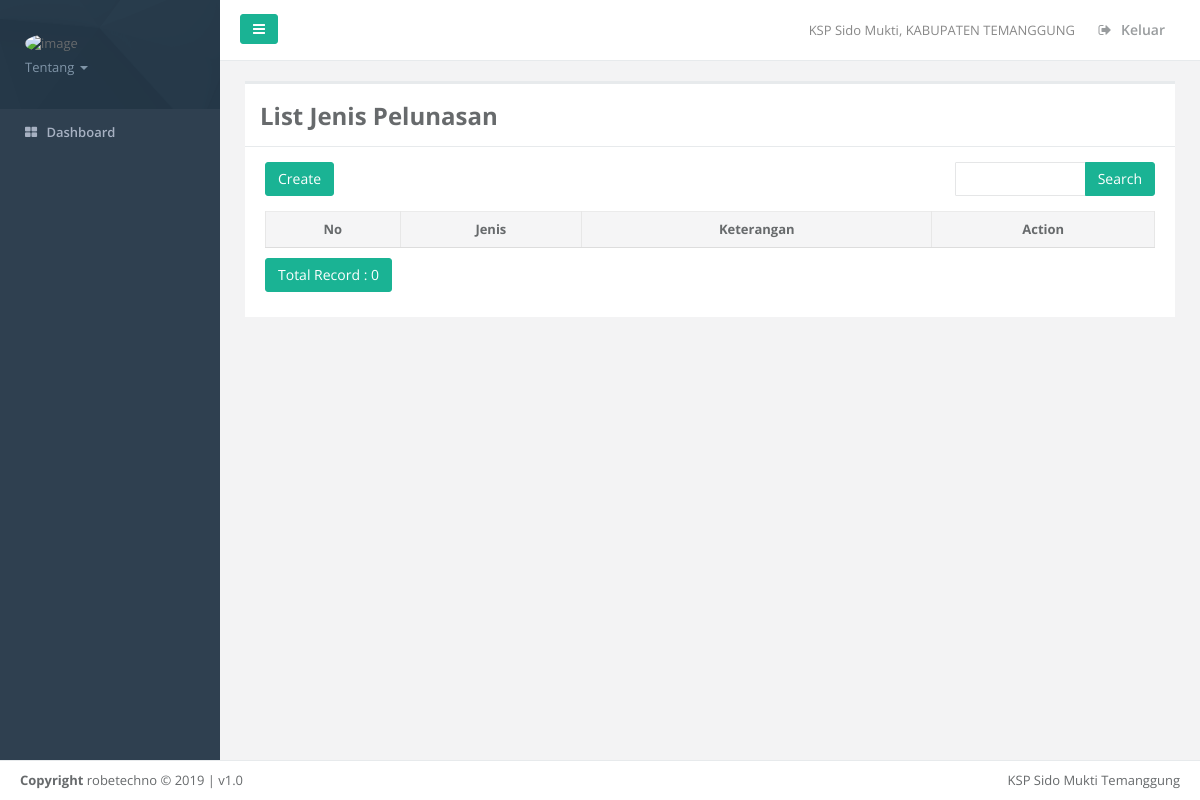
Page /index.php/jenispelunasan on the earlier database version.
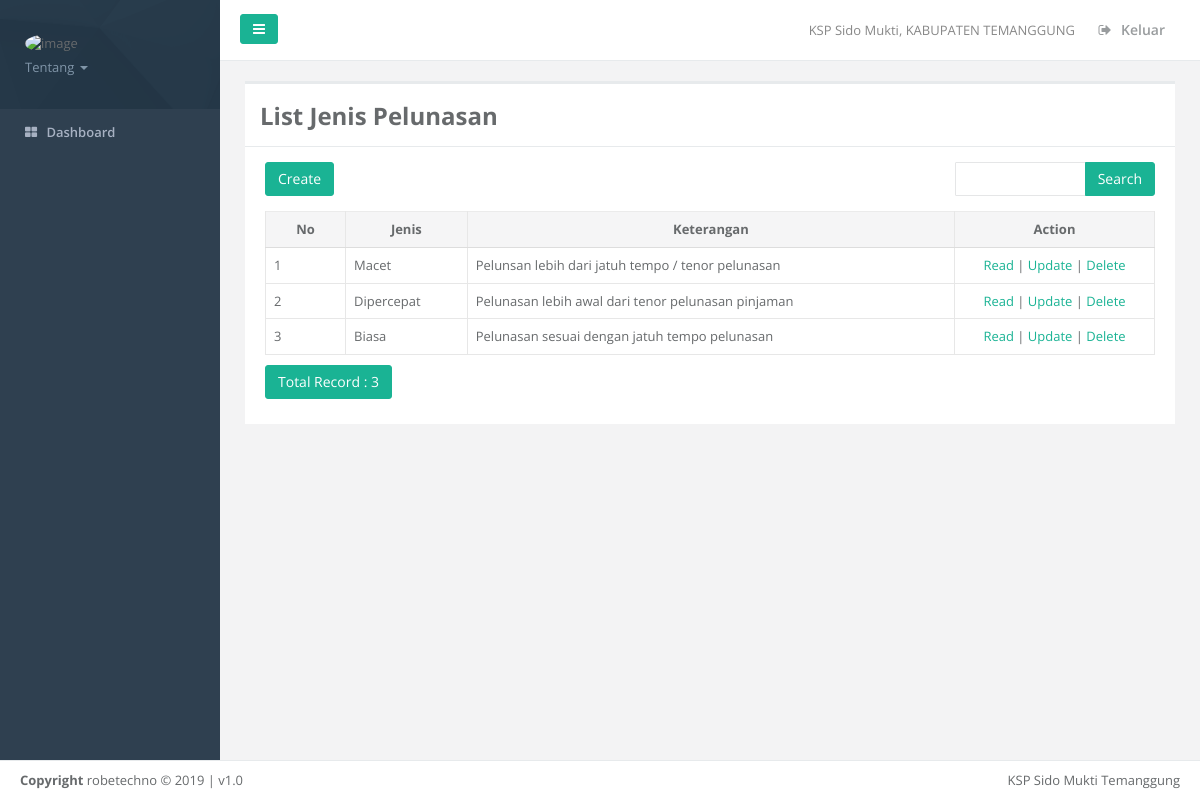
Same page on the later database version.
### tables this page shows
CREATE TABLE `jenispelunasan` (
  `jep_id` tinyint(2) NOT NULL,
  `jep_jenis` varchar(25) NOT NULL,
  `jep_keterangan` text,
  `jep_tgl` datetime NOT NULL,
  `jep_flag` tinyint(2) NOT NULL,
  `jep_info` text NOT NULL
);

### application/controllers/Jenispelunasan.php (called while the page is built, shortened)
<?php
class Jenispelunasan extends CI_Controller
{
    function __construct()
    {
        $this->load->model('Jenispelunasan_model');
        $this->load->library('form_validation');
    }
    public function index()
    {
        $q = urldecode($this->input->get('q', TRUE));
        $start = intval($this->input->get('start'));
        if ($q <> '') {
            $config['base_url'] = base_url() . 'jenispelunasan/index.html?q=' . urlencode($q);
            $config['first_url'] = base_url() . 'jenispelunasan/index.html?q=' . urlencode($q);
        } else {
            $config['base_url'] = base_url() . 'jenispelunasan/index.html';
            $config['first_url'] = base_url() . 'jenispelunasan/index.html';
        }
        $config['per_page'] = 10;
        $config['page_query_string'] = TRUE;
        $config['total_rows'] = $this->Jenispelunasan_model->total_rows($q);
        $jenispelunasan = $this->Jenispelunasan_model->get_limit_data($config['per_page'], $start, $q);
        $this->load->library('pagination');
        $this->pagination->initialize($config);
        $data = array(
            'jenispelunasan_data' => $jenispelunasan,
            'q' => $q,
            'pagination' => $this->pagination->create_links(),
            'total_rows' => $config['total_rows'],
            'start' => $start,
            'content' => 'backend/jenispelunasan/jenispelunasan_list',
        );
        $this->load->view(layout(), $data);
    }
}

### index.php (called while the page is built, shortened)
<?php
require_once BASEPATH.'core/CodeIgniter.php';

### application/config/config.php (called while the page is built, shortened)
<?php
$config['base_url'] = (isset($_SERVER['HTTPS']) ? "https://" : "http://").$_SERVER['HTTP_HOST'].
						str_replace(basename($_SERVER['SCRIPT_NAME']),"",
						$_SERVER['SCRIPT_NAME']);
$config['index_page'] = '';
$config['uri_protocol']	= 'REQUEST_URI';
$config['url_suffix'] = '.html';
$config['language']	= 'english';
$config['charset'] = 'UTF-8';
$config['enable_hooks'] = FALSE;
$config['subclass_prefix'] = 'MY_';
$config['composer_autoload'] = FALSE;
$config['permitted_uri_chars'] = 'a-z 0-9~%.:_\-';
$config['enable_query_strings'] = FALSE;
$config['controller_trigger'] = 'c';
$config['function_trigger'] = 'm';
$config['directory_trigger'] = 'd';
$config['allow_get_array'] = TRUE;
$config['log_threshold'] = 0;
$config['log_path'] = '';
$config['log_file_extension'] = '';
$config['log_file_permissions'] = 0644;
$config['log_date_format'] = 'Y-m-d H:i:s';
$config['error_views_path'] = '';
$config['cache_path'] = '';
$config['cache_query_string'] = FALSE;
$config['encryption_key'] = 'dev123';
$config['sess_driver'] = 'files';
$config['sess_cookie_name'] = 'ci_session';
$config['sess_expiration'] = 7200;
$config['sess_save_path'] = NULL;
$config['sess_match_ip'] = FALSE;
$config['sess_time_to_update'] = 300;
$config['sess_regenerate_destroy'] = FALSE;
$config['cookie_prefix']	= '';
$config['cookie_domain']	= '';
$config['cookie_path']		= '/';
$config['cookie_secure']	= FALSE;
$config['cookie_httponly'] 	= FALSE;
$config['standardize_newlines'] = FALSE;
$config['global_xss_filtering'] = FALSE;
$config['csrf_protection'] = FALSE;
$config['csrf_token_name'] = 'csrf_test_name';
$config['csrf_cookie_name'] = 'csrf_cookie_name';
$config['csrf_expire'] = 7200;
$config['csrf_regenerate'] = TRUE;
$config['csrf_exclude_uris'] = array();
$config['compress_output'] = FALSE;
$config['time_reference'] = 'local';
$config['rewrite_short_tags'] = FALSE;
$config['proxy_ips'] = '';

### application/config/pagination.php (called while the page is built, shortened)
<?php  if ( ! defined('BASEPATH')) exit('No direct script access allowed');
$config['query_string_segment'] = 'start';
$config['full_tag_open'] = '<nav><ul class="pagination" style="margin-top:0px">';
$config['full_tag_close'] = '</ul></nav>';
$config['first_link'] = 'First';
$config['first_tag_open'] = '<li>';
$config['first_tag_close'] = '</li>';
$config['last_link'] = 'Last';
$config['last_tag_open'] = '<li>';
$config['last_tag_close'] = '</li>';
$config['next_link'] = 'Next';
$config['next_tag_open'] = '<li>';
$config['next_tag_close'] = '</li>';

### application/models/Jenispelunasan_model.php (called while the page is built, shortened)
<?php
class Jenispelunasan_model extends CI_Model
{
    public $table = 'jenispelunasan';
    public $id = 'jep_id';
    public $order = 'DESC';
    function total_rows($q = NULL) {
        $where = "jep_id LIKE '%$q%' ESCAPE '!' AND jep_flag < 2";
        $this->db->where($where);
	$this->db->from($this->table);
        return $this->db->count_all_results();
    }
    function get_limit_data($limit, $start = 0, $q = NULL) {
        $this->db->order_by($this->id, $this->order);
        $where = "jep_id LIKE '%$q%' ESCAPE '!'  AND jep_flag < 2";
        $this->db->where($where);
	$this->db->limit($limit, $start);
        return $this->db->get($this->table)->result();
    }
}

### application/views/backend/jenispelunasan/jenispelunasan_list.php (the view, shortened to what the changed rows need)
<!doctype html>
<html>
    <head>
    </head>
    <body>
    <div class="row">
        <div class="col-lg-12">
            <div class="ibox float-e-margins">
                <div class="ibox-title">
                    <h2><b>List Jenis Pelunasan</b></h2>
                </div>
                <div class="ibox-content">
        <table class="table table-bordered table-hover table-condensed" style="margin-bottom: 10px">
            <thead class="thead-light">
            <tr>
                <th class="text-center">No</th>
		<th class="text-center">Jenis</th>
		<th class="text-center">Keterangan</th>
		<th class="text-center">Action</th>
            </tr>
            </thead>
			<tbody><?php
            foreach ($jenispelunasan_data as $jenispelunasan)
            {
                ?>
                <tr>
			<td width="80px"><?php echo ++$start ?></td>
			<td><?php echo $jenispelunasan->jep_jenis ?></td>
			<td><?php echo $jenispelunasan->jep_keterangan ?></td>
			<td style="text-align:center" width="200px">
				<?php
				echo anchor(site_url('jenispelunasan/read/'.$jenispelunasan->jep_id),'Read','class="text-navy"');
				echo ' | ';
				echo anchor(site_url('jenispelunasan/update/'.$jenispelunasan->jep_id),'Update','class="text-navy"');
				echo ' | ';
				echo anchor(site_url('jenispelunasan/delete/'.$jenispelunasan->jep_id),'Delete','class="text-navy" onclick="javascript: return confirm(\'Yakin hapus data?\')"');
				?>
			</td>
		</tr>
                <?php
            }
            ?>
            </tbody>
        </table>
        <div class="row">
            <div class="col-md-6">
                <a href="#" class="btn btn-primary">Total Record : <?php echo $total_rows ?></a>
	    </div>
        </div>
        </div>
    </div>
    </div>
    </div>
    </body>
</html>

Differences in the rows shown:
added jenispelunasan: jep_jenis "Macet", jep_keterangan "Pelunsan lebih dari jatuh tempo / tenor pelunasan", jep_id "Read", jep_id "Update", jep_id "Delete"
added jenispelunasan: jep_jenis "Dipercepat", jep_keterangan "Pelunasan lebih awal dari tenor pelunasan pinjaman", jep_id "Read", jep_id "Update", jep_id "Delete"
added jenispelunasan: jep_jenis "Biasa", jep_keterangan "Pelunasan sesuai dengan jatuh tempo pelunasan", jep_id "Read", jep_id "Update", jep_id "Delete"
Other differences:
$total_rows: "0" → "3"
